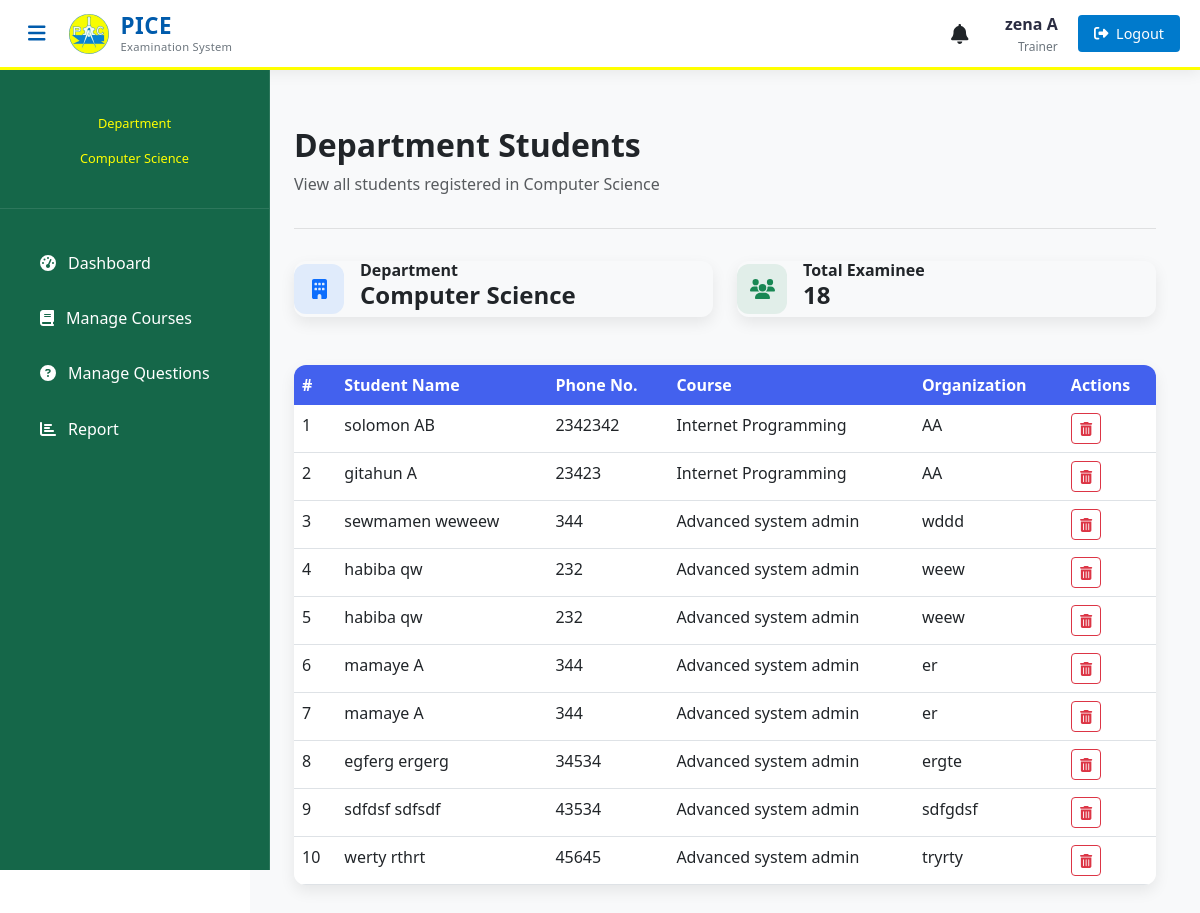
The page /teacher/teacher-view-department (signed in) on the database its author committed.
### teacher/models.py (models this page shows, shortened)
class Teacher(models.Model):
    user = models.OneToOneField(User, on_delete=models.CASCADE)
    address = models.CharField(max_length=40)
    mobile = models.CharField(max_length=20, null=False)
    status = models.BooleanField(default=True)
    salary = models.PositiveIntegerField(null=True)
    department = models.ForeignKey(
        'exam.Department',
        on_delete=models.SET_NULL,
        null=True,
        blank=False,
        related_name='teachers'
    )

### exam/models.py (models this page shows, shortened)
class Department(models.Model):
   department_name = models.CharField(max_length=100, unique=True)
   def __str__(self):
        return self.department_name

class Course(models.Model):
    course_name = models.CharField(max_length=50)
    question_number = models.PositiveIntegerField()
    total_marks = models.PositiveIntegerField(default=100)
    given_time = models.PositiveIntegerField(default=60)
    department = models.ForeignKey(Department, on_delete=models.CASCADE, related_name='course_set')
    examiners = models.ManyToManyField(Examiner, blank=True, related_name='courses')
    is_seen = models.BooleanField(default=False)

### student/models.py (models this page shows, shortened)
class Student(models.Model):
    user=models.OneToOneField(User,on_delete=models.CASCADE)
    address = models.CharField(max_length=40)
    mobile = models.CharField(max_length=20,null=False)
    organization = models.CharField(max_length=200, null=False)
    course = models.ForeignKey(
        'exam.Course',
        on_delete=models.SET_NULL,
        null=True
    )
    department = models.ForeignKey(
        'exam.Department',  # Reference to your Department model
        on_delete=models.SET_NULL,
        null=True,
        blank=True,
        related_name='students'
    )

### teacher/views.py (the view)
# urls.py: path('teacher-view-department',views.teacher_view_department_view, name='teacher-view-department'),
@login_required(login_url='teacher:teacherlogin')
def teacher_view_department_view(request, department_id=None):
    department = get_teacher_department(request)
    student_list = SMODEL.Student.objects.filter(department=department).order_by('id')  # or 'last_name', 'first_name', etc.
    paginator = Paginator(student_list, 10)  # Show 10 students per page
    page_number = request.GET.get('page')
    students = paginator.get_page(page_number)
    context = {
        'department': department,
        'students': students,
        'student_list': student_list,
    }
    return render(request, 'teacher/teacher_view_examinee_department.html', context)

### teacher/views.py (called while the page is built)
def get_teacher_department(request):
    teacher = get_object_or_404(models.Teacher, user=request.user)
    return teacher.department

### templates/teacher/teacher_view_examinee_department.html (shortened to what this page needs)
{% extends 'teacher/teacherbase.html' %}
{% load widget_tweaks %}
{% block content %}
<head>
    <link href="https://cdn.jsdelivr.net/npm/bootstrap@5.3.0/dist/css/bootstrap.min.css" rel="stylesheet">
    <link rel="stylesheet" href="https://cdnjs.cloudflare.com/ajax/libs/font-awesome/6.4.0/css/all.min.css">
</head>
<div class="container py-4">
    <div class="page-header d-flex justify-content-between align-items-center">
        <div>
            <h2 class="fw-bold mb-2">Department Students</h2>
            <p class="text-muted">View all students registered in {{ department}}</p>
        </div>
    </div>
    <div class="row mb-4">
        <div class="col-md-6">
            <div class="department-card">
                <div class="card-body">
                    <div class="d-flex align-items-center">
                        <div class="icon-wrapper bg-primary bg-opacity-10 text-primary me-3" style="width: 50px; height: 50px; border-radius: 12px; display: flex; align-items: center; justify-content: center;">
                            <i class="fas fa-building fa-lg"></i>
                        </div>
                        <div>
                            <h6 class="mb-0 fw-bold">Department</h6>
                            <h4 class="fw-bold">{{ department }}</h4>
                        </div>
                    </div>
                </div>
            </div>
        </div>
        <div class="col-md-6">
            <div class="department-card">
                <div class="card-body">
                    <div class="d-flex align-items-center">
                        <div class="icon-wrapper bg-success bg-opacity-10 text-success me-3" style="width: 50px; height: 50px; border-radius: 12px; display: flex; align-items: center; justify-content: center;">
                            <i class="fas fa-users fa-lg"></i>
                        </div>
                        <div>
                            <h6 class="mb-0 fw-bold">Total Examinee</h6>
                            <h4 class="fw-bold">{{ student_list.count }}</h4>
                        </div>
                    </div>
                </div>
            </div>
        </div>
    </div>
    {% if students %}
    <div class="student-table">
        <div class="table-responsive">
            <table class="table table-hover mb-0">
                <thead>
                    <tr>
                        <th>#</th>
                        <th>Student Name</th>
                        <th>Phone No.</th>
                        <th>Course</th>
                        <th>Organization</th>
                        <th>Actions</th>
                    </tr>
                </thead>
                <tbody>
                    {% for student in students %}
                    <tr>
                        <td>{{ forloop.counter }}</td>
                        <td>
                            <div class="d-flex align-items-center">
                                <span>{{ student.user.get_full_name }}</span>
                            </div>
                        </td>
                        <td>{{ student.mobile }}</td>
                        <td>{{ student.course.course_name }}</td>
                        <td>{{ student.organization }}</td>
                        <td>
                            <a href="{% url 'teacher:delete-view-student-list' student.id %}" class="btn btn-sm btn-outline-danger" title="Delete">
                                <i class="fas fa-trash-alt"></i>
                            </a>
                        </td>
                    </tr>
                    {% endfor %}
                </tbody>
            </table>
        </div>
    </div>
    {% endif %}
</div>
{% endblock content %}

### templates/teacher/teacherbase.html (shortened to what this page needs)
<!DOCTYPE html>
{% load static %}
<html lang="en">
<head>
    <link href="https://cdn.jsdelivr.net/npm/bootstrap@5.3.0/dist/css/bootstrap.min.css" rel="stylesheet">
    <link rel="stylesheet" href="https://cdnjs.cloudflare.com/ajax/libs/font-awesome/6.4.0/css/all.min.css">
</head>
<body>
    <header class="admin-header">
        <div class="header-container">
            <div class="header-left">
                <button class="sidebar-toggle" id="sidebarToggle">
                    <i class="fas fa-bars"></i>
                </button>
                <div class="brand-logo">
                    <img src="{% static 'image/logo.jpg' %}" alt="PICE Logo" class="header-logo">
                    <div class="logo-text">
                        <span class="logo-main">PICE</span>
                        <span class="logo-sub">Examination System</span>
                    </div>
                </div>
            </div>
            <div class="header-right">
                <div class="header-right">
                    <div class="dropdown me-3">
                        <button class="btn btn-link text-dark p-0 position-relative" type="button" id="notificationDropdown" data-bs-toggle="dropdown" aria-expanded="false">
                            <i class="fas fa-bell fa-lg"></i>
                        </button>
                    </div>
                <div class="user-profile">
                    <span class="username">{{request.user.first_name}} {{request.user.last_name}}</span>
                    <div class="user-role">Trainer</div>
                </div>
                <a href="/logout" class="logout-btn">
                    <i class="fas fa-sign-out-alt"></i>
                    <span class="logout-text">Logout</span>
                </a>
            </div>
        </div>
    </header>
    <aside class="admin-sidebar">
        <div class="profile-section">
            <p class="profile-role">Department</p>
            <p class="profile-role">{{ request.user.teacher.department }}</p>
        </div>
        <nav class="sidebar-menu">
            <div class="menu-container">
                <a href="/teacher/teacher-dashboard" class="menu-item {% if request.path == '/teacher/teacher-dashboard' %}active{% endif %}">
                    <i class="fas fa-tachometer-alt"></i>
                    <span>Dashboard</span>
                </a>
                <a href="/teacher/teacher-exam" class="menu-item {% if request.path == '/teacher/teacher-exam' %}active{% endif %}">
                    <i class="fas fa-book"></i>
                    <span>Manage Courses</span>
                </a>
                <a href="/teacher/teacher-question" class="menu-item {% if request.path == '/teacher/teacher-question' %}active{% endif %}">
                    <i class="fas fa-question-circle"></i>
                    <span>Manage Questions</span>
                </a>
                <a href="/teacher/teacher-report" class="menu-item {% if request.path == '/teacher/teacher-report' %}active{% endif %}">
                    <i class="fas fa-chart-bar"></i>
                    <span>Report</span>
                </a>
            </div>
        </nav>
    </aside>
    <main class="admin-content">
        {% block content %}
        {% endblock content %}
    </main>
</body>
</html>

### templates/teacher/teacherbase.html (style rules this page uses)
:root { --yellow-primary: #FFFF00; --blue-primary: #007ACC; --blue-dark: #005BAC; --sidebar-color: #156749; --content-bg: #FFFFFF; --card-bg: #F8F9FA; --text-light: #FFFFFF; --text-dark: #2B2D42; --text-muted: #6C757D; --border-radius: 8px; --transition: all 0.3s cubic-bezier(0.25, 0.8, 0.25, 1); }
body { font-family: 'Segoe UI', system-ui, -apple-system, sans-serif; background-color: var(--content-bg); color: var(--text-dark); overflow-x: hidden; }
.admin-header { background: #FFFFFF; height: 70px; position: fixed; top: 0; left: 0; right: 0; z-index: 1000; box-shadow: 0 2px 15px rgba(0, 0, 0, 0.08); border-bottom: 3px solid var(--yellow-primary); display: flex; align-items: center; padding: 0 20px; }
.header-container { width: 100%; display: flex; justify-content: space-between; align-items: center; }
.header-left { display: flex; align-items: center; gap: 15px; }
.header-right { display: flex; align-items: center; gap: 20px; }
.sidebar-toggle { background: none; border: none; color: var(--blue-dark); font-size: 1.25rem; cursor: pointer; padding: 8px; border-radius: 4px; transition: var(--transition); }
.brand-logo { display: flex; align-items: center; gap: 12px; }
.header-logo { height: 40px; width: 40px; object-fit: contain; border-radius: 4px; }
.logo-text { display: flex; flex-direction: column; line-height: 1.2; }
.logo-main { font-weight: 700; font-size: 1.4rem; color: var(--blue-dark); letter-spacing: 0.5px; }
.logo-sub { font-size: 0.7rem; color: var(--text-muted); font-weight: 500; letter-spacing: 0.3px; }
.user-profile { text-align: right; }
.username { font-weight: 600; color: var(--text-dark); display: block; }
.user-role { font-size: 0.75rem; color: var(--text-muted); margin-top: 2px; }
.admin-sidebar { width: 270px; height: 100vh; position: fixed; top: 70px; left: 0; background: var(--sidebar-color); color: var(--text-light); transition: var(--transition); z-index: 1020; overflow-y: auto; border-right: 1px solid rgba(255, 255, 255, 0.1); padding-top: 1rem; }
.profile-section { padding: 1.5rem 1rem; text-align: center; border-bottom: 1px solid rgba(255, 255, 255, 0.1); margin-bottom: 0.5rem; }
.profile-role { font-size: 0.8rem; color: var(--yellow-primary); margin-top: 0.25rem; }
.sidebar-menu { padding: 1rem 0; }
.menu-item { display: flex; align-items: center; padding: 0.85rem 1.5rem; color: var(--text-light); text-decoration: none; transition: var(--transition); margin: 0.25rem 1rem; border-radius: var(--border-radius); font-weight: 500; gap: 0.75rem; }
.admin-content { margin-left: 250px; margin-top: 70px; padding: 2rem; min-height: calc(100vh - 70px); transition: var(--transition); background-color: var(--card-bg); }
.logout-btn { background: var(--blue-primary); color: white; border: none; padding: 8px 16px; border-radius: 4px; font-weight: 500; font-size: 0.9rem; text-decoration: none; display: flex; align-items: center; gap: 8px; transition: var(--transition); }
.logout-text { display: inline-block; }

### templates/teacher/teacher_view_examinee_department.html (style rules this page uses)
:root { --primary-color: #4361ee; --secondary-color: #3f37c9; --accent-color: #4cc9f0; --dark-color: #2b2d42; --light-color: #f8f9fa; }
.page-header { margin-bottom: 2rem; padding-bottom: 1rem; border-bottom: 1px solid rgba(0,0,0,0.1); }
.department-card { border: none; border-radius: 12px; box-shadow: 0 6px 15px rgba(0, 0, 0, 0.08); transition: all 0.3s ease; margin-bottom: 1.5rem; }
.student-table { background: white; border-radius: 12px; overflow: hidden; box-shadow: 0 6px 15px rgba(0, 0, 0, 0.08); }
.table th { background-color: var(--primary-color); color: white; border: none; }

### rows shown on the page
Department: department_name "Computer Science"
Student: user.get_full_name "solomon AB", mobile "2342342", course.course_name "Internet Programming", organization "AA"
Student: user.get_full_name "gitahun A", mobile "23423", course.course_name "Internet Programming", organization "AA"
Student: user.get_full_name "sewmamen weweew", mobile "344", course.course_name "Advanced system admin", organization "wddd"
Student: user.get_full_name "habiba qw", mobile "232", course.course_name "Advanced system admin", organization "weew"
Student: user.get_full_name "habiba qw", mobile "232", course.course_name "Advanced system admin", organization "weew"
Student: user.get_full_name "mamaye A", mobile "344", course.course_name "Advanced system admin", organization "er"
Student: user.get_full_name "mamaye A", mobile "344", course.course_name "Advanced system admin", organization "er"
Student: user.get_full_name "egferg ergerg", mobile "34534", course.course_name "Advanced system admin", organization "ergte"
Student: user.get_full_name "sdfdsf sdfsdf", mobile "43534", course.course_name "Advanced system admin", organization "sdfgdsf"
Student: user.get_full_name "werty rthrt", mobile "45645", course.course_name "Advanced system admin", organization "tryrty"

### other values the page prints
{{ request.user.first_name }} "zena"
{{ request.user.last_name }} "A"
{{ request.user.teacher.department }} "Computer Science"
{{ student_list.count }} "18"
